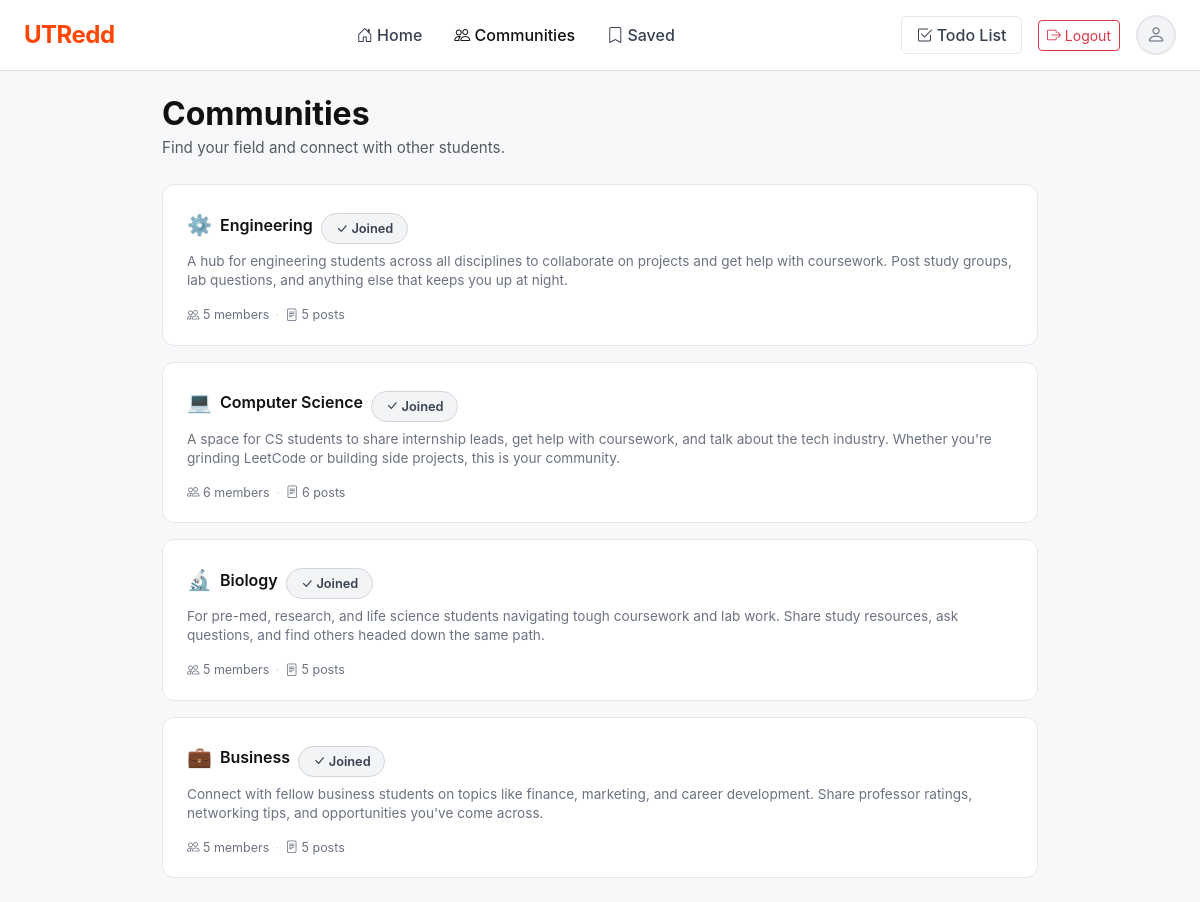
Page /communities/ (signed in) on the committed database.
### socialAppApp/models.py (models this page shows, shortened)
class Community(models.Model):
    name = models.CharField(max_length=100)
    key  = models.SlugField(unique=True)
    class Meta:
        verbose_name_plural = 'communities'
        ordering = ['name']

### socialAppApp/views.py (the view)
# urls.py: path('communities/', views.communities_list, name='communities'),
@login_required(login_url='login')
def communities_list(request):
    joined_ids = set(request.user.joined_communities.values_list('community_id', flat=True))
    _ORDER = ['engineering', 'cs', 'biology', 'business']
    qs = sorted(
        Community.objects.annotate(
            post_count=Count('posts', distinct=True),
            member_count=Count('members', distinct=True),
        ),
        key=lambda c: _ORDER.index(c.key) if c.key in _ORDER else 99,
    )
    latest_post_map = {}
    for p in Post.objects.order_by('-created_at').values('community_id', 'title', 'author__username'):
        if p['community_id'] not in latest_post_map:
            latest_post_map[p['community_id']] = {'title': p['title'], 'author': p['author__username']}
    communities = []
    for c in qs:
        meta = _COMMUNITY_META.get(c.key, {'emoji': '🏛️', 'description': ''})
        communities.append({
            'key':          c.key,
            'name':         c.name,
            'emoji':        meta['emoji'],
            'description':  meta['description'],
            'post_count':   c.post_count,
            'member_count': c.member_count,
            'is_joined':    c.pk in joined_ids,
            'latest_post':  latest_post_map.get(c.pk),
        })
    return render(request, 'socialAppApp/communities.html', {'communities': communities})

### socialAppApp/templates/socialAppApp/communities.html (shortened to what this page needs)
{% load static %}
<!DOCTYPE html>
<html lang="en">
<head>
    <link href="https://cdn.jsdelivr.net/npm/bootstrap@5.3.2/dist/css/bootstrap.min.css" rel="stylesheet">
    <link rel="stylesheet" href="https://cdn.jsdelivr.net/npm/bootstrap-icons@1.11.2/font/bootstrap-icons.css">
    <link rel="stylesheet" href="{% static 'socialAppApp/styles.css' %}">
</head>
<body>
    <nav class="navbar navbar-expand-lg bg-white border-bottom sticky-top">
        <div class="container-fluid px-4">
            <a class="navbar-brand fw-bold brand-text" href="{% url 'homepage' %}">UTRedd</a>
            <div class="collapse navbar-collapse" id="mainNav">
                <ul class="navbar-nav mx-auto mb-2 mb-lg-0">
                    <li class="nav-item">
                        <a class="nav-link" href="{% url 'homepage' %}"><i class="bi bi-house-door"></i> Home</a>
                    </li>
                    <li class="nav-item">
                        <a class="nav-link active" href="{% url 'communities' %}"><i class="bi bi-people"></i> Communities</a>
                    </li>
                    <li class="nav-item">
                        <a class="nav-link" href="{% url 'saved_posts' %}"><i class="bi bi-bookmark"></i> Saved</a>
                    </li>
                </ul>
                <div class="d-flex align-items-center gap-3">
                    <button class="btn btn-outline-secondary todo-btn" id="todoBtn">
                        <i class="bi bi-check2-square"></i> Todo List
                    </button>
                    <form method="post" action="{% url 'logout' %}" style="display:inline;">
                        <button type="submit" class="btn btn-outline-danger btn-sm">
                            <i class="bi bi-box-arrow-right"></i> Logout
                        </button>
                    </form>
                    <a href="{% url 'profile' %}" class="profile-link d-flex align-items-center justify-content-center"
                       style="width:40px;height:40px;border-radius:50%;border:2px solid #e5e7eb;background:#f3f4f6;">
                        <i class="bi bi-person" style="font-size:1.2rem;color:#6b7280;"></i>
                    </a>
                </div>
            </div>
        </div>
    </nav>
    <div class="container py-4" style="max-width: 900px;">
        <h1 class="fw-bold mb-1">Communities</h1>
        <p class="text-muted mb-4" style="font-size:0.95rem;">Find your field and connect with other students.</p>
        <div class="d-flex flex-column gap-3">
            {% for community in communities %}
                <div class="community-card community-card-row">
                    <div class="min-w-0 flex-grow-1">
                        <div class="d-flex align-items-center gap-2 mb-2">
                            <span class="community-card-emoji">{{ community.emoji }}</span>
                            <a href="{% url 'community_detail' community.key %}" class="text-decoration-none community-card-name">{{ community.name }}</a>
                            <button class="community-join-btn {% if community.is_joined %}joined{% endif %} flex-shrink-0"
                                    data-key="{{ community.key }}">
                                {% if community.is_joined %}
                                    <i class="bi bi-check-lg"></i> Joined
                                {% else %}
                                    <i class="bi bi-plus-lg"></i> Join
                                {% endif %}
                            </button>
                        </div>
                        <div class="community-card-desc mb-3">{{ community.description }}</div>
                        <div class="community-card-stats">
                            <span><i class="bi bi-people"></i> {{ community.member_count }} member{{ community.member_count|pluralize }}</span>
                            <span class="stat-divider">·</span>
                            <span><i class="bi bi-file-text"></i> {{ community.post_count }} post{{ community.post_count|pluralize }}</span>
                        </div>
                    </div>
                </div>
            {% empty %}
                <p class="text-muted">No communities yet.</p>
            {% endfor %}
        </div>
    </div>
</body>
</html>

### socialAppApp/static/socialAppApp/styles.css (style rules this page uses)
:root { --utredd-orange: #ff4500; --utredd-orange-dark: #e03d00; --bg-light: #f7f8fa; --border-light: #e5e7eb; --text-muted-custom: #6b7280; }
body { background-color: var(--bg-light); font-family: -apple-system, BlinkMacSystemFont, "Segoe UI", Roboto, "Helvetica Neue", Arial, sans-serif; }
.navbar { padding-top: 0.75rem; padding-bottom: 0.75rem; }
.brand-text { color: var(--utredd-orange) !important; font-size: 1.5rem; letter-spacing: -0.5px; }
.navbar .nav-link { color: #374151 !important; font-weight: 500; padding: 0.5rem 1rem !important; }
.navbar .nav-link.active { color: #111 !important; }
.todo-btn { border-color: var(--border-light); color: #374151; font-weight: 500; padding: 0.4rem 0.9rem; }
h1 { font-size: 2rem; color: #111; }
.community-card { background-color: #fff; border: 1px solid var(--border-light); border-radius: 12px; padding: 1.5rem 1.25rem; transition: border-color 0.2s, box-shadow 0.2s; display: flex; flex-direction: column; gap: 0.4rem; }
.community-card-row { flex-direction: row; align-items: center; gap: 0; padding: 1.25rem 1.5rem; }
.community-card-emoji { font-size: 1.25rem; line-height: 1; }
.community-card-desc { font-size: 0.85rem; color: var(--text-muted-custom); line-height: 1.4; }
.community-card-stats { font-size: 0.78rem; color: var(--text-muted-custom); display: flex; align-items: center; gap: 0.4rem; flex-wrap: wrap; }
.stat-divider { color: #d1d5db; }
.community-card-name { font-weight: 600; font-size: 1rem; color: #111; }
.community-join-btn { border: 1.5px solid var(--utredd-orange); background: transparent; color: var(--utredd-orange); font-size: 0.8rem; font-weight: 600; padding: 0.3rem 0.85rem; border-radius: 999px; cursor: pointer; transition: background 0.15s, color 0.15s, border-color 0.15s; margin-top: 0.5rem; align-self: flex-start; }
.community-join-btn.joined { background: #f3f4f6; border-color: #d1d5db; color: #374151; }

### rows in the picture
Community: name "Engineering"
Community: name "Computer Science"
Community: name "Biology"
Community: name "Business"

### other values in the picture
{{ community.emoji }} "⚙️" "💻" "🔬" "💼"
{{ community.description }} "A hub for engineering students across all disciplines to collaborate on projects and get help with coursework. Post study groups, lab questions, and anything else that keeps you up at night." "A space for CS students to share internship leads, get help with coursework, and talk about the tech industry. Whether you're grinding LeetCode or building side projects, this is your community." "For pre-med, research, and life science students navigating tough coursework and lab work. Share study resources, ask questions, and find others headed down the same path." "Connect with fellow business students on topics like finance, marketing, and career development. Share professor ratings, networking tips, and opportunities you've come across."
{{ community.member_count }} "5" "6" "5" "5"
{{ community.post_count }} "5" "6" "5" "5"
